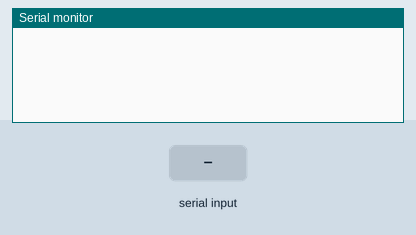
This sketch was run on a simulated Arduino Uno, built with avr-gcc and run on an emulated ATmega328P. On the bench: the last lines printed to the serial monitor. The inputs (shaded band) are chosen by the test bench.

Above: at 1.2 s.
1.3 s: "SCD" received over the second serial link
At 3.5 s:
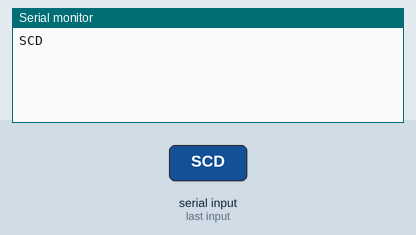
3.8 s: "1" received over the second serial link
At 5.3 s:
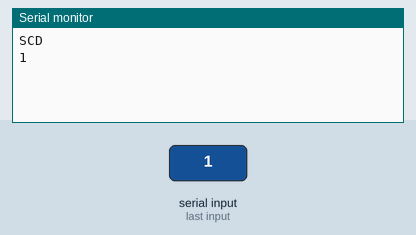

Measured:
- after the input at 1.3 s, the serial monitor: prints a new line after 1.0 s (image 1)
- after the input at 3.8 s, the serial monitor: prints a new line after 1.0 s (image 2)

The sketch:

test_bluetooth_hc06.ino
```cpp
// Création d'une liaison série sur les broches 2 et 3
/* Branchement:
  VCC -> 3.3v
  GND -> GND
  3 -> RXD
  2 -> TXD
*/
#include <SoftwareSerial.h>
SoftwareSerial HC06(2, 3);                                   // TX, RX

void setup()
{
HC06.begin(9600);
Serial.begin(9600);
}

void loop()
{
 if (HC06.available())
 {
  String commandComplete = HC06.readString();
  if (strcmp(commandComplete.c_str(), "SCD") == 0) {
    HC06.write("25");
  }
 Serial.println(commandComplete);
 }
 if (Serial.available())
 {
 HC06.write(Serial.read());
 }
}
```
